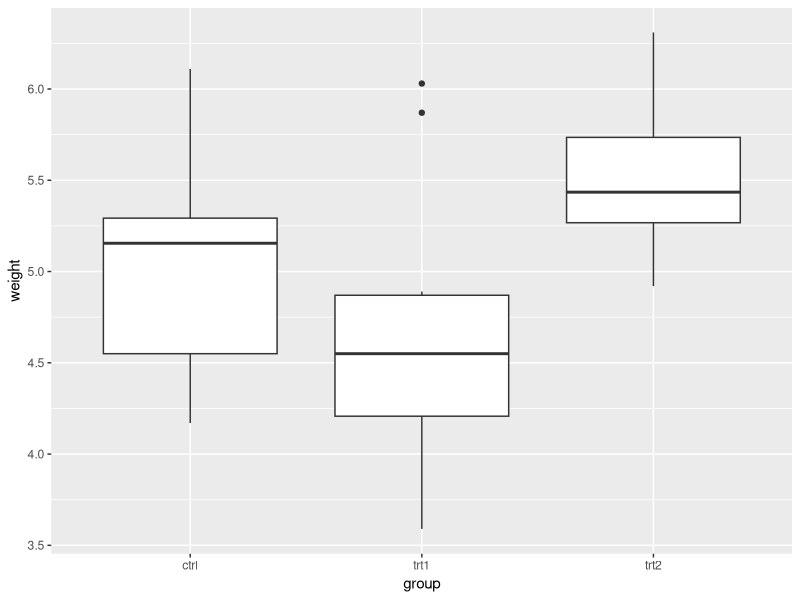
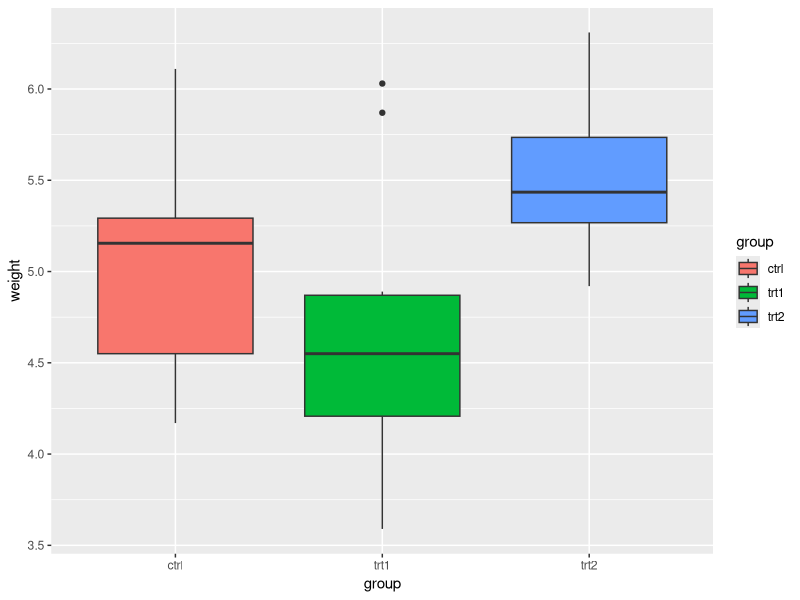
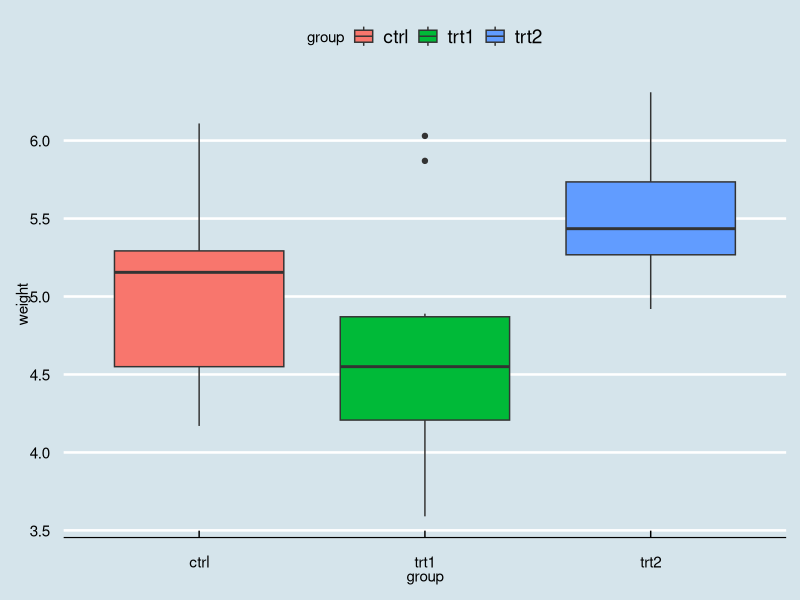
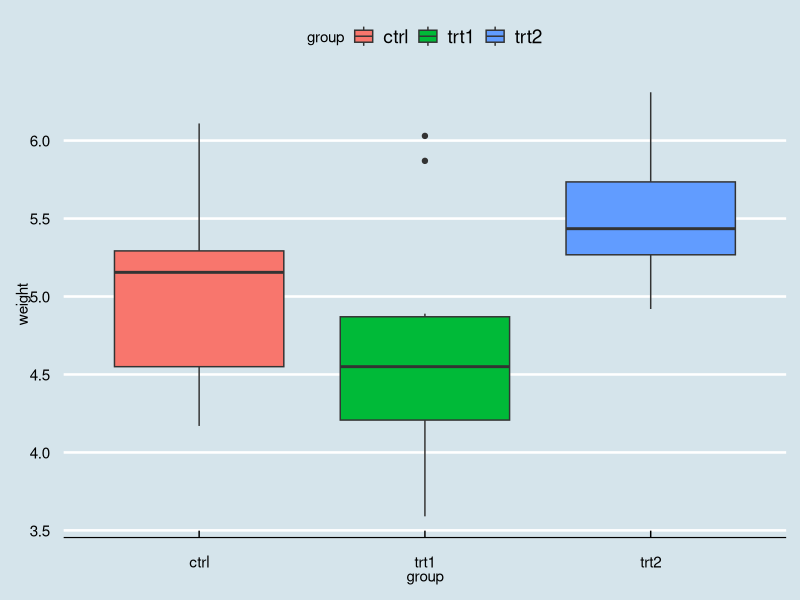
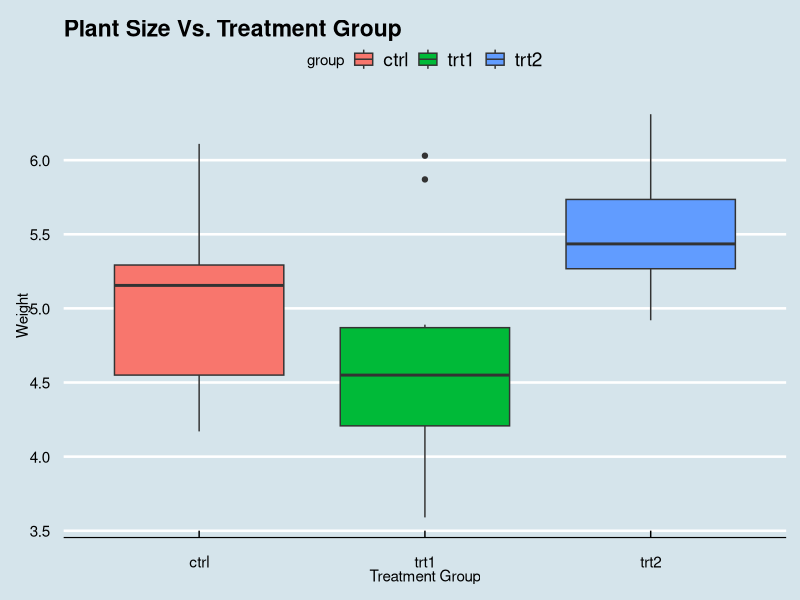
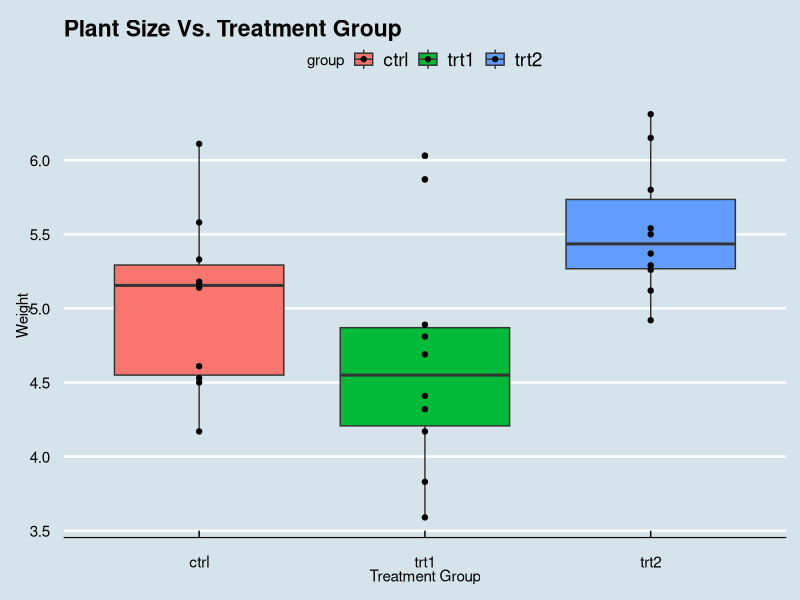
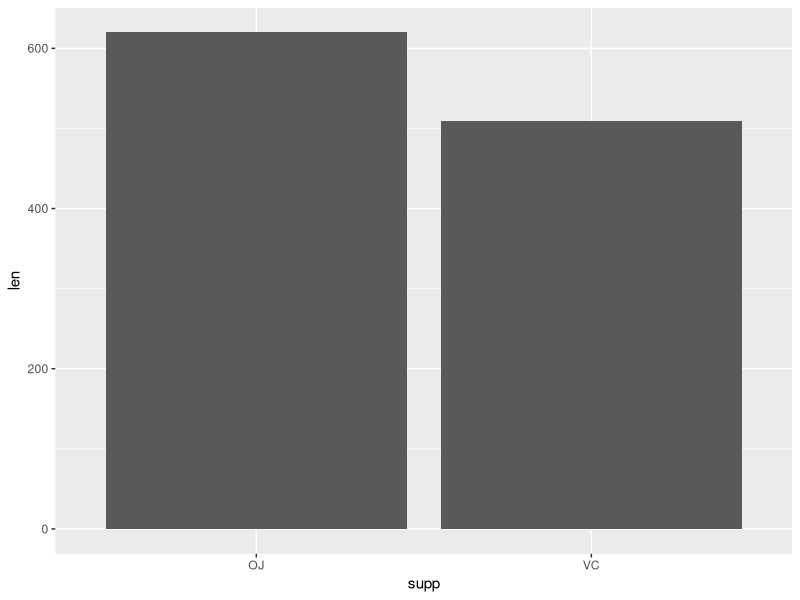
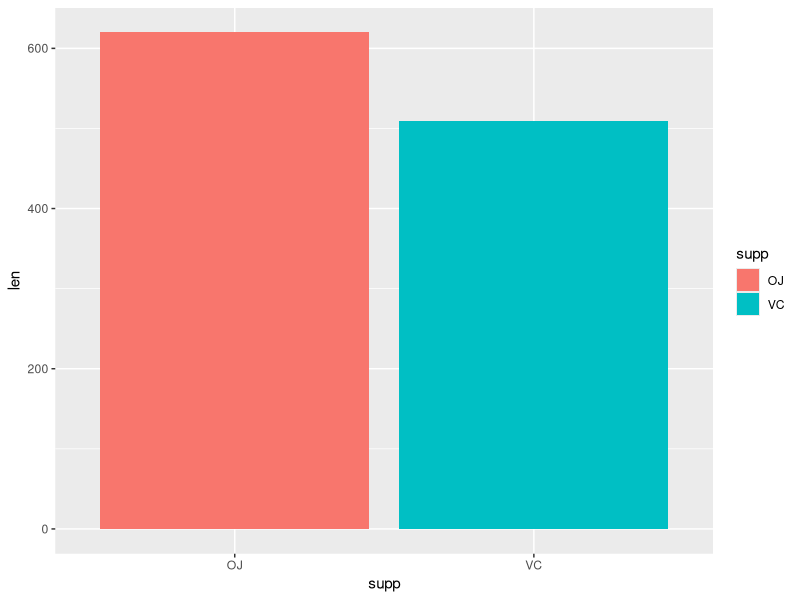

Here is the R script that generated these plots, in order:
## ---- chunk 1
# -----------------------------------
# HW12
# 28 Apr 2021
# EMD
# -----------------------------------
#

# Preliminaries ------------------------------
library(ggplot2)
library(ggthemes)
library(tidyverse)
library(patchwork)
library(TeachingDemos)

d <- PlantGrowth

d1 <- ToothGrowth
len <- d1$len
supp <- d1$supp
d2 <- data.frame(len, supp)
## ---- chunk 2

# First try making a basic graph with default options

b_graph1 <- ggplot(data=d, 
                 mapping=aes(x=group,
                             y=weight)) + 
  geom_boxplot()

print(b_graph1)                 

# Now try to assign some colors to the graph
b_graph2 <- ggplot(data=d, 
                 mapping=aes(x=group,
                             y=weight,
                             fill=group)) + 
  geom_boxplot()

print(b_graph2)

# Now change the background theme

theme_graph <- b_graph2 + theme_economist()
print(theme_graph)

# Now change the sizing so the legends stick out more

theme_graph <- b_graph2 + theme_economist(base_size = 10)
print(theme_graph)

# add some labels
b_graph3 <- ggplot(data=d, 
                   mapping=aes(x=group,
                               y=weight,
                               fill=group)) + 
  geom_boxplot() + theme_economist(base_size=10) + labs(title = "Plant Size Vs. Treatment Group", x = "Treatment Group", y = "Weight")
print(b_graph3)

# add all the plot data
b_graph4 <- ggplot(data=d, 
                   mapping=aes(x=group,
                               y=weight,
                               fill=group)) + 
  geom_boxplot() + theme_economist(base_size=10) + labs(title = "Plant Size Vs. Treatment Group", x = "Treatment Group", y = "Weight") + geom_point()
print(b_graph4)
## ---- chunk 3

# Make a second graph ------------------------------

# make a basic bar graph

t_graph1 <- ggplot(data=d2,
                   mapping=aes(x = supp, y = len)) +
  geom_col(data = d2)
print(t_graph1)

# change the colors
t_graph1 <- ggplot(data=d2,
                   mapping=aes(x = supp, y = len, fill = supp)) +
  geom_col(data = d2)
print(t_graph1)

# change the theme
theme_graph2 <- t_graph1 + theme_economist(base_size = 10)
print(theme_graph2)

# add some labels

t_graph2 <- ggplot(data=d2,
                   mapping=aes(x = supp, y = len, fill = supp)) +
  geom_col(data = d2) + theme_economist(base_size=10) + labs(title = "Cumulative Teeth size", x = "Treatment Group", y = "Length")
print(t_graph2)
## ---- chunk 4
# Combine the graphs to output together ------------------------------

final_graph <- b_graph4 + t_graph2
print(final_graph)
